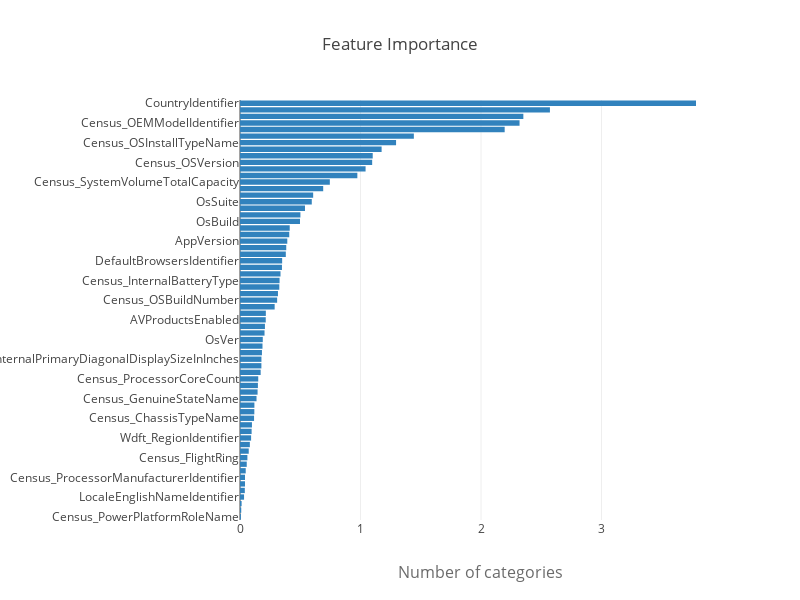

The notebook cell this image was saved under:
### Code cell
trace = go.Bar(y=cols,
               x=weights,
               orientation='h', marker=dict(color='rgb(49,130,189)'), name='train')

layout = go.Layout(
    title='Feature Importance', height=600, width=800,
    xaxis=dict(
        title='Number of categories',
        titlefont=dict(size=16, color='rgb(107, 107, 107)'),
        domain=[0.25, 1]
    ),
    barmode='group',
    bargap=0.1,
    bargroupgap=0.1
)

fig = go.Figure(data=[trace], layout=layout)
iplot(fig)

### Figure 1 — Plotly figure (JSON) as saved in the notebook; plotly's stock layout.template omitted (floating-point values rounded to 4 significant figures)
{"data": [{"marker": {"color": "rgb(49,130,189)"}, "name": "train", "orientation": "h", "type": "bar", "uid": "9f172b3a-9a91-40dc-bc99-55602e03ff3f", "x": [0.007287, 0.0103, 0.01335, 0.03368, 0.03999, 0.04161, 0.04174, 0.04744, 0.05595, 0.06131, 0.07245, 0.0817, 0.09212, 0.09644, 0.09909, 0.1167, 0.119, 0.1195, 0.1371, 0.1459, 0.1486, 0.1514, 0.1715, 0.1776, 0.178, 0.1821, 0.1867, 0.189, 0.2036, 0.2069, 0.2136, 0.2145, 0.2875, 0.3082, 0.315, 0.3262, 0.3283, 0.3362, 0.3482, 0.3498, 0.3802, 0.3838, 0.3924, 0.4087, 0.4126, 0.4979, 0.5013, 0.5392, 0.5956, 0.6072, 0.6905, 0.7455, 0.9738, 1.042, 1.097, 1.101, 1.175, 1.295, 1.443, 2.196, 2.32, 2.351, 2.572, 3.784], "y": ["Census_PowerPlatformRoleName", "OrganizationIdentifier", "GeoNameIdentifier", "LocaleEnglishNameIdentifier", "Census_InternalPrimaryDisplayResolutionVertical", "Census_InternalPrimaryDisplayResolutionHorizontal", "Census_ProcessorManufacturerIdentifier", "Census_PrimaryDiskTypeName", "Census_TotalPhysicalRAM", "Census_FlightRing", "Census_IsPenCapable", "IsSxsPassiveMode", "Wdft_RegionIdentifier", "Firewall", "OsBuildLab", "Census_ChassisTypeName", "RtpStateBitfield", "IeVerIdentifier", "Census_GenuineStateName", "Census_OSWUAutoUpdateOptionsName", "Census_InternalBatteryNumberOfCharges", "Census_ProcessorCoreCount", "Census_OSUILocaleIdentifier", "Census_OSBranch", "Census_InternalPrimaryDiagonalDisplaySizeInInches", "Census_MDC2FormFactor", "Census_ActivationChannel", "OsVer", "Census_HasOpticalDiskDrive", "Census_IsTouchEnabled", "AVProductsEnabled", "IsProtected", "Census_PrimaryDiskTotalCapacity", "Census_OSBuildNumber", "Processor", "AVProductStatesIdentifier", "Census_InternalBatteryType", "Wdft_IsGamer", "Census_FirmwareVersionIdentifier", "DefaultBrowsersIdentifier", "Census_IsAlwaysOnAlwaysConnectedCapable", "HasTpm", "AppVersion", "Census_OSEdition", "Census_FirmwareManufacturerIdentifier", "OsBuild", "CityIdentifier", "OsPlatformSubRelease", "OsSuite", "ProductName", "SkuEdition", "Census_SystemVolumeTotalCapacity", "Census_OEMNameIdentifier", "EngineVersion", "Census_OSVersion", "AVProductsInstalled", "Census_OSBuildRevision", "Census_OSInstallTypeName", "AvSigVersion", "Census_IsSecureBootEnabled", "Census_OEMModelIdentifier", "Census_ProcessorModelIdentifier", "SmartScreen", "CountryIdentifier"]}], "layout": {"bargap": 0.1, "bargroupgap": 0.1, "barmode": "group", "height": 600, "title": {"text": "Feature Importance"}, "width": 800, "xaxis": {"domain": [0.25, 1], "title": {"font": {"color": "rgb(107, 107, 107)", "size": 16}, "text": "Number of categories"}}}}
